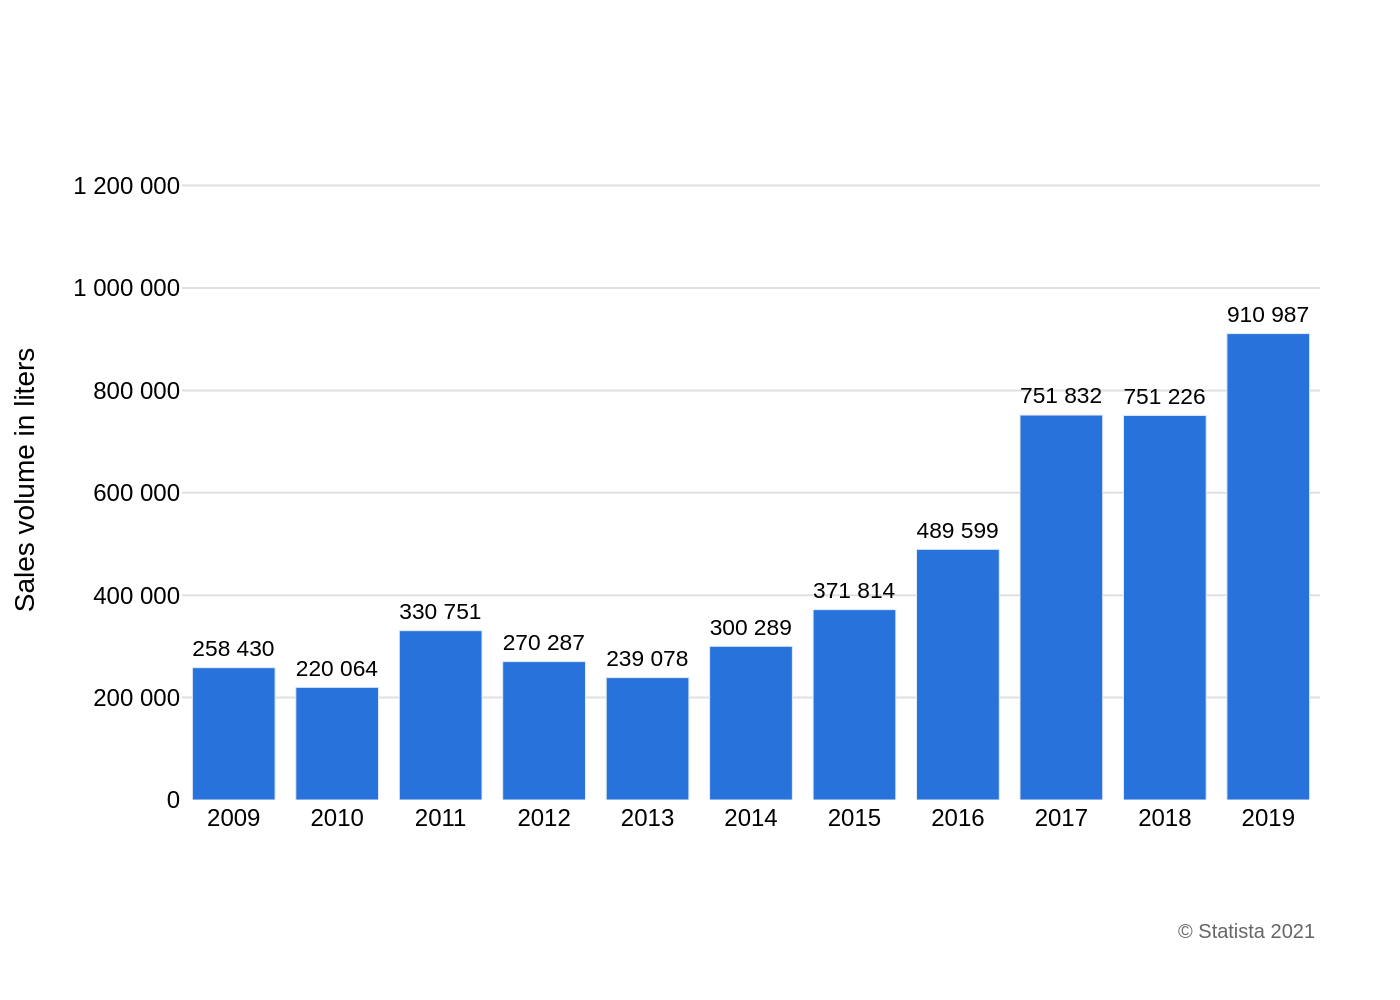

Reproduce this figure in Python.
import sys
import json
import plotly.graph_objects as go

if len(sys.argv) != 2:
    print("Usage: python create_chart.py <path_to_json_file>")
    sys.exit(1)

json_file_path = sys.argv[1]

with open(json_file_path, 'r', encoding='utf-8') as f:
    config = json.load(f)

chart_data = config['chart_data']
texts = config['texts']
colors = config['colors']

x_values = [d['x'] for d in chart_data]
y_values = [d['y'] for d in chart_data]

fig = go.Figure()

fig.add_trace(go.Bar(
    x=x_values,
    y=y_values,
    marker_color=colors[0],
    text=[f'{y:,}'.replace(',', ' ') for y in y_values],
    textposition='outside',
    textfont=dict(family="Arial", size=12, color='black'),
    cliponaxis=False
))

fig.update_layout(
    font=dict(family="Arial", size=12, color="black"),
    title=dict(
        text=texts.get('title') if texts.get('title') else '',
        x=0.05,
        xanchor='left'
    ),
    xaxis=dict(
        title_text=texts.get('x_axis_title'),
        showgrid=False,
        zeroline=False,
        tickfont=dict(size=12)
    ),
    yaxis=dict(
        title_text=texts.get('y_axis_title'),
        range=[0, 1250000],
        tickvals=[0, 200000, 400000, 600000, 800000, 1000000, 1200000],
        ticktext=['0', '200 000', '400 000', '600 000', '800 000', '1 000 000', '1 200 000'],
        gridcolor='#E0E0E0',
        zeroline=False,
        tickfont=dict(size=12)
    ),
    plot_bgcolor='white',
    showlegend=False,
    margin=dict(l=80, r=40, t=80, b=100),
    annotations=[
        dict(
            text=texts.get('source', ''),
            showarrow=False,
            xref='paper', yref='paper',
            x=1, y=-0.18,
            xanchor='right', yanchor='top',
            align='right',
            font=dict(size=10, color='#666666')
        )
    ]
)

base_filename = json_file_path.split('/')[-1].split('\\')[-1].replace('.json', '')
output_filename = f"{base_filename}.png"

fig.write_image(output_filename, scale=2)
